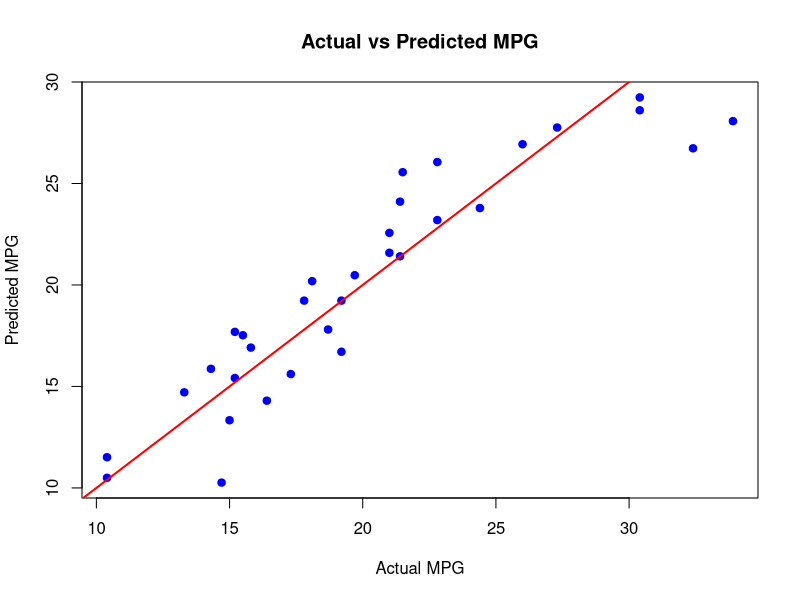

The R script that drew this image:
library(ggplot2); data(mtcars)
linear_model <- lm(mpg ~ hp + cyl + disp + wt, data = mtcars)
summary(linear_model)
predicted_mpg <- predict(linear_model)
plot(mtcars$mpg, predicted_mpg, main = "Actual vs Predicted MPG", xlab = "Actual MPG", ylab = "Predicted MPG", pch = 19, col = "blue")
abline(0, 1, col = "red", lwd = 2)
